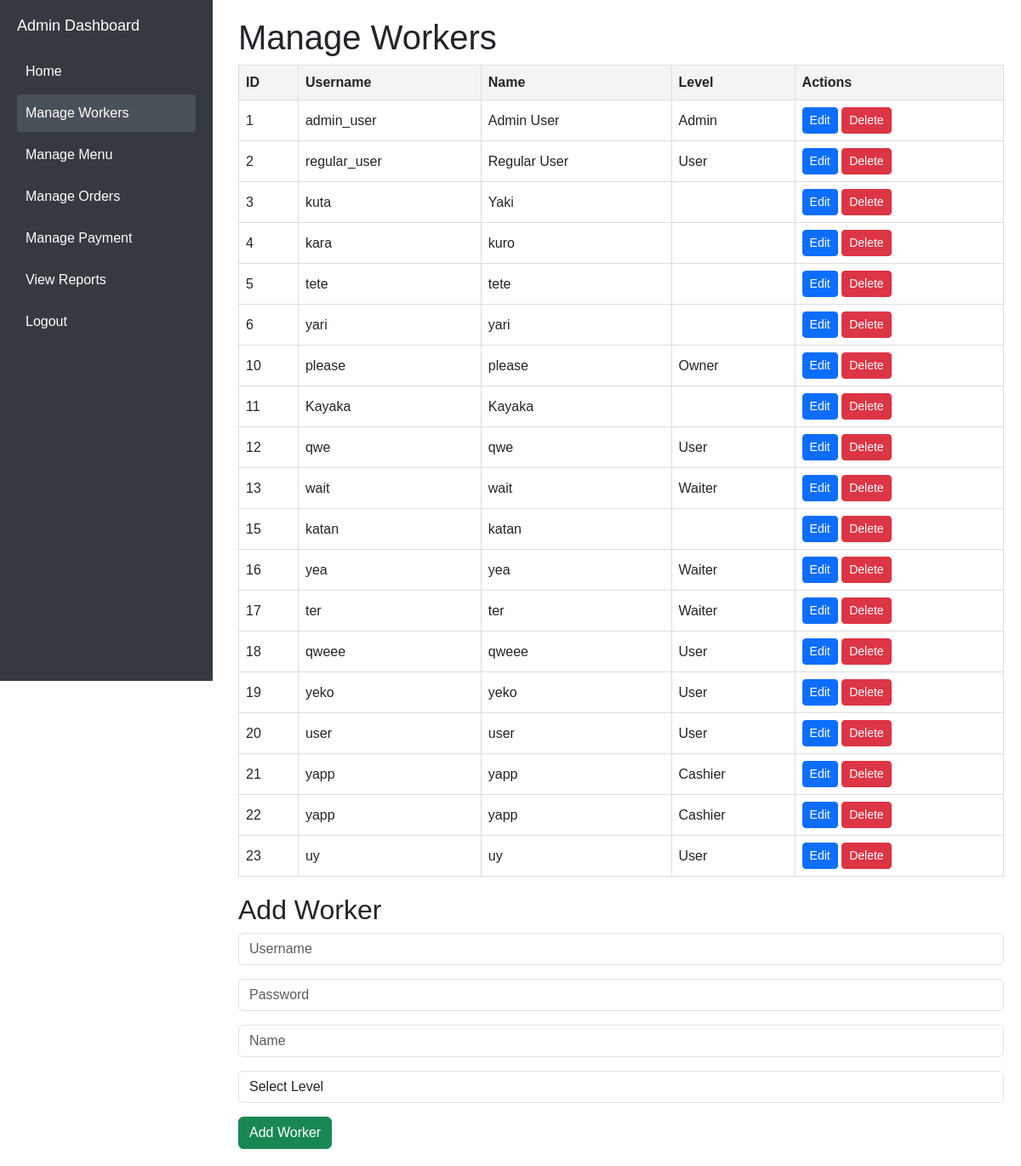
Page /manage_worker.php (signed in) on the committed database.
### tables this page shows
CREATE TABLE `user` (
  `id_user` int NOT NULL,
  `username` varchar(50) NOT NULL,
  `password` varchar(255) NOT NULL,
  `nama_user` varchar(100) NOT NULL,
  `id_level` int DEFAULT NULL
);

CREATE TABLE `level` (
  `id_level` int NOT NULL,
  `nama_level` varchar(50) NOT NULL
);

### manage_worker.php (the view, shortened to what this page needs)
<?php
require 'db.php';
$editWorker = null;
$result = $conn->query("
    SELECT u.id_user, u.username, u.nama_user, l.nama_level, u.id_level
    FROM user u
    LEFT JOIN level l ON u.id_level = l.id_level
");
$workers = $result->fetch_all(MYSQLI_ASSOC);
?>
<!DOCTYPE html>
<html lang="en">
<head>
    <link href="https://cdn.jsdelivr.net/npm/bootstrap@5.3.0/dist/css/bootstrap.min.css" rel="stylesheet">
</head>
<body>
    <div class="sidebar">
        <h2>Admin Dashboard</h2>
        <a href="index.php">Home</a>
        <a href="workers.php" class="active">Manage Workers</a>
        <a href="masakan.php">Manage Menu</a>
        <a href="manage_order.php">Manage Orders</a>
        <a href="manage_orders.php">Manage Payment</a>
        <a href="reports.php">View Reports</a>
        <a href="logout.php">Logout</a>
    </div>
    <div class="content">
        <h1>Manage Workers</h1>
        <table>
            <thead>
                <tr>
                    <th>ID</th>
                    <th>Username</th>
                    <th>Name</th>
                    <th>Level</th>
                    <th>Actions</th>
                </tr>
            </thead>
            <tbody>
                <?php foreach ($workers as $worker): ?>
                    <tr>
                        <td><?= $worker['id_user'] ?></td>
                        <td><?= htmlspecialchars($worker['username']) ?></td>
                        <td><?= htmlspecialchars($worker['nama_user']) ?></td>
                        <td><?= htmlspecialchars($worker['nama_level']) ?></td>
                        <td>
                            <a href="?edit=<?= $worker['id_user'] ?>" class="btn btn-sm btn-primary">Edit</a>
                            <a href="?delete=<?= $worker['id_user'] ?>" class="btn btn-sm btn-danger" onclick="return confirm('Are you sure?')">Delete</a>
                        </td>
                    </tr>
                <?php endforeach; ?>
            </tbody>
        </table>
        <form method="post">
            <h2><?= $editWorker ? 'Edit' : 'Add' ?> Worker</h2>
            <div class="mb-3">
                <input type="text" name="username" class="form-control" placeholder="Username" value="<?= $editWorker['username'] ?? '' ?>" required>
            </div>
            <div class="mb-3">
                <input type="password" name="password" class="form-control" placeholder="Password" <?= $editWorker ? '' : 'required' ?>>
            </div>
            <div class="mb-3">
                <input type="text" name="nama_user" class="form-control" placeholder="Name" value="<?= $editWorker['nama_user'] ?? '' ?>" required>
            </div>
            <div class="mb-3">
                <select name="id_level" class="form-control" required>
                    <option value="">Select Level</option>
                </select>
            </div>
            <button type="submit" class="btn btn-success"><?= $editWorker ? 'Update' : 'Add' ?> Worker</button>
        </form>
    </div>
</body>
</html>

### manage_worker.php (style rules this page uses)
body { display: flex; margin: 0; font-family: Arial, sans-serif; }
.sidebar { width: 250px; background-color: #343a40; color: white; height: 100vh; position: fixed; padding: 20px; }
.sidebar h2 { font-size: 18px; margin-bottom: 20px; }
.sidebar a { color: white; display: block; padding: 10px; margin: 5px 0; text-decoration: none; }
.sidebar a:hover, .sidebar a.active { background-color: #495057; border-radius: 4px; }
.content { margin-left: 260px; padding: 20px; width: 100%; }
table { width: 100%; border-collapse: collapse; margin-bottom: 20px; }
table, th, td { border: 1px solid #ddd; }
th, td { padding: 8px; text-align: left; }
th { background-color: #f4f4f4; }

### rows in the picture
user: id_user "1", username "admin_user", nama_user "Admin User", id_level.nama_level "Admin"
user: id_user "2", username "regular_user", nama_user "Regular User", id_level.nama_level "User"
user: id_user "3", username "kuta", nama_user "Yaki"
user: id_user "4", username "kara", nama_user "kuro"
user: id_user "5", username "tete", nama_user "tete"
user: id_user "6", username "yari", nama_user "yari"
user: id_user "10", username "please", nama_user "please", id_level.nama_level "Owner"
user: id_user "11", username "Kayaka", nama_user "Kayaka"
user: id_user "12", username "qwe", nama_user "qwe", id_level.nama_level "User"
user: id_user "13", username "wait", nama_user "wait", id_level.nama_level "Waiter"
user: id_user "15", username "katan", nama_user "katan"
user: id_user "16", username "yea", nama_user "yea", id_level.nama_level "Waiter"
user: id_user "17", username "ter", nama_user "ter", id_level.nama_level "Waiter"
user: id_user "18", username "qweee", nama_user "qweee", id_level.nama_level "User"
user: id_user "19", username "yeko", nama_user "yeko", id_level.nama_level "User"
user: id_user "20", username "user", nama_user "user", id_level.nama_level "User"
user: id_user "21", username "yapp", nama_user "yapp", id_level.nama_level "Cashier"
user: id_user "22", username "yapp", nama_user "yapp", id_level.nama_level "Cashier"
user: id_user "23", username "uy", nama_user "uy", id_level.nama_level "User"
